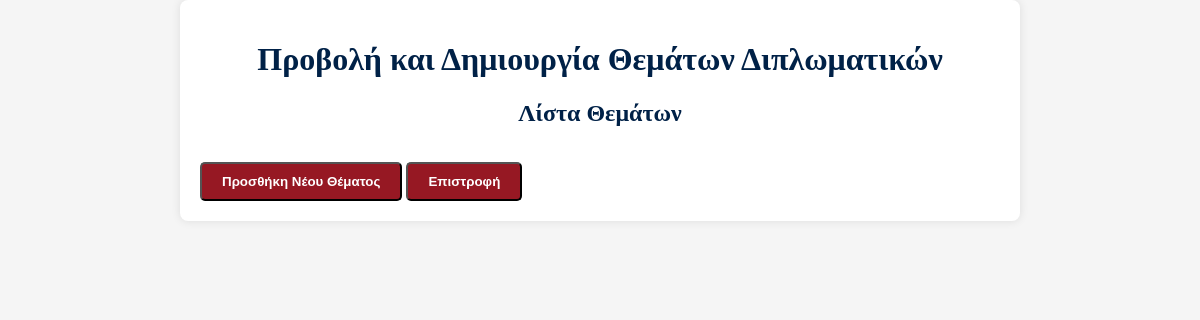
Page /show_dipl.php (signed in) on the earlier database version.
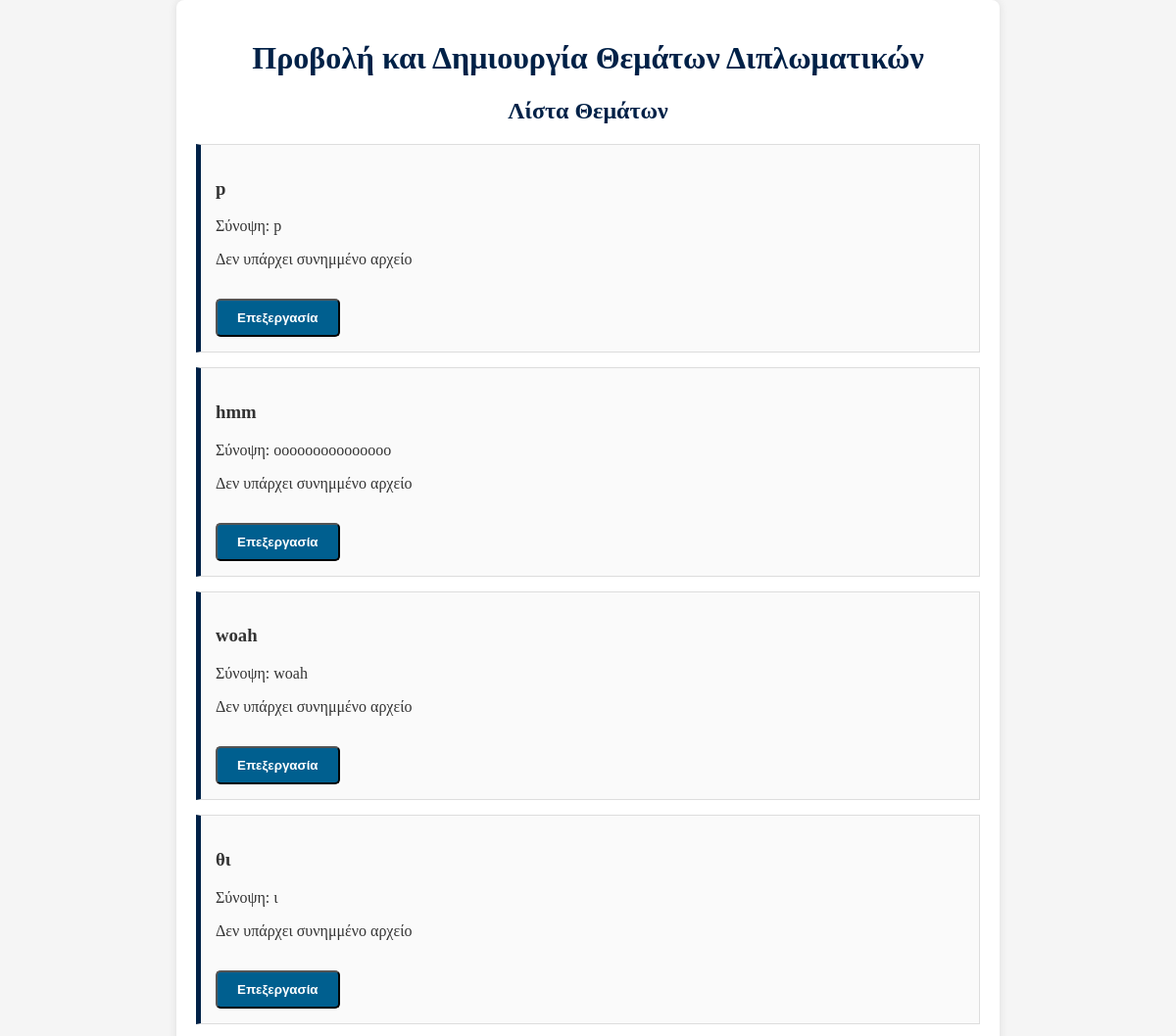
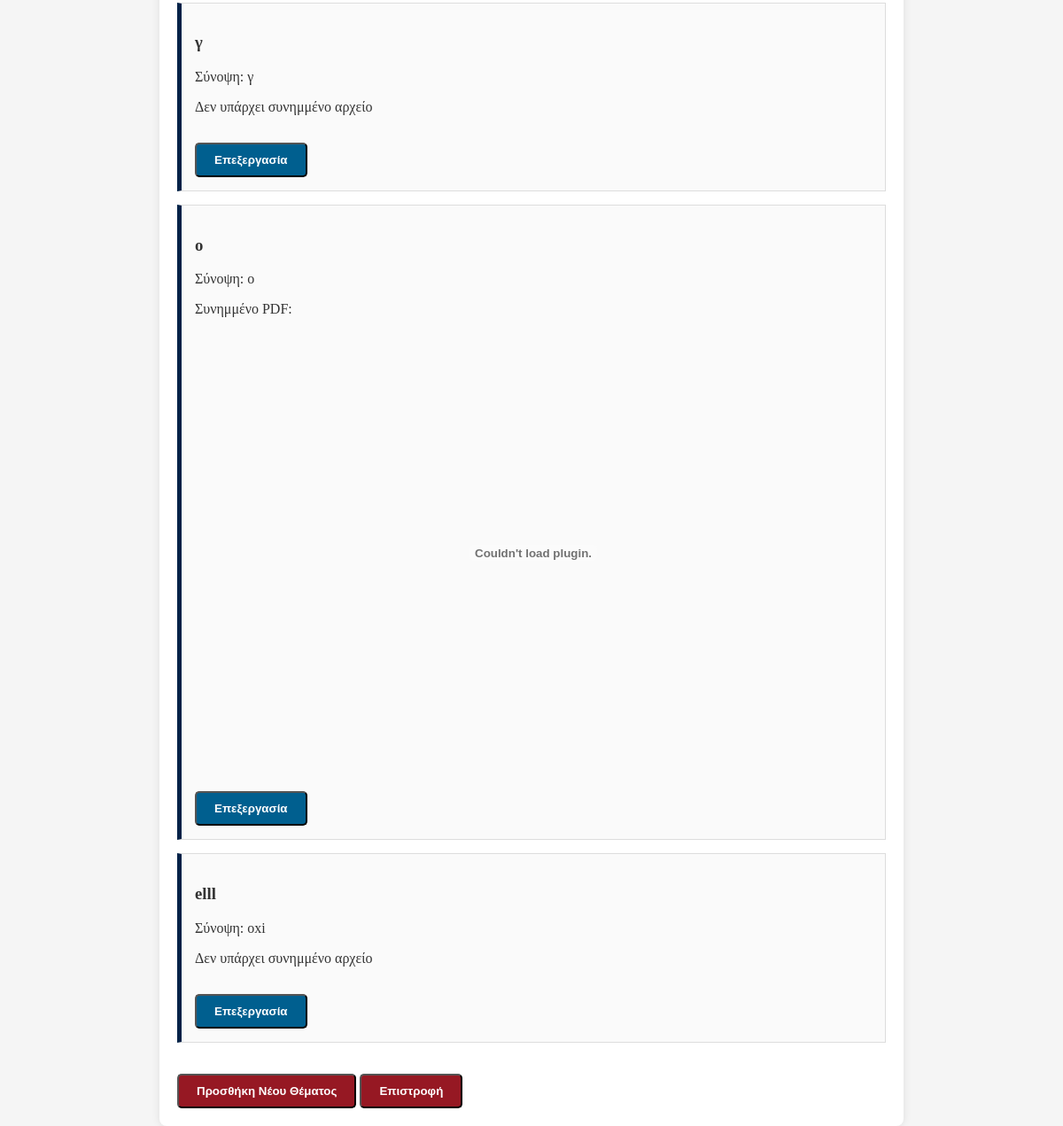
Same page on the later database version (2 pictures, top to bottom).
### tables this page shows
CREATE TABLE `thesis` (
  `thesisID` int(11) NOT NULL,
  `title` varchar(255) NOT NULL,
  `description` text NOT NULL,
  `status` enum('under assignment','active','under review','finalized','withdrawn') NOT NULL,
  `supervisorID` int(11) NOT NULL,
  `member1ID` int(11) DEFAULT NULL,
  `member2ID` int(11) DEFAULT NULL,
  `studentID` int(11) DEFAULT NULL,
  `finalGrade` decimal(2,1) DEFAULT NULL,
  `postedDate` date NOT NULL,
  `assignmentDate` date DEFAULT NULL,
  `completionDate` date DEFAULT NULL,
  `examinationDate` date DEFAULT NULL,
  `withdrawalDate` date DEFAULT NULL,
  `pdf` varchar(50) DEFAULT NULL,
  `withdrawn_comment` enum('from professor','from secretary') DEFAULT NULL,
  `general_assembly` varchar(20) DEFAULT NULL,
  `member1Grade` double(2,1) DEFAULT NULL,
  `member2Grade` double(2,1) DEFAULT NULL,
  `nemertes` varchar(50) DEFAULT NULL
);

### show_dipl.php (the view, shortened to what this page needs)
<?php
include 'access.php';
?>
<!DOCTYPE html>
<html lang="el">
<head>
    <link rel="stylesheet" href="dipl.css">
</head>
<body>
    <div class="container">
        <h1>Προβολή και Δημιουργία Θεμάτων Διπλωματικών</h1>
        <div class="topic-list">
            <h2>Λίστα Θεμάτων</h2>
            <?php
            $query = "SELECT thesisID, title, description, pdf FROM thesis WHERE supervisorID = ? AND status = 'under assignment'";
            $stmt = $con->prepare($query);
            $stmt->bind_param('i', $_SESSION['user_id']);
            $stmt->execute();
            $result = $stmt->get_result();
            if ($result->num_rows > 0) {
                while ($row = $result->fetch_assoc()) {
                    echo '<div class="topic">';
                    echo '<h3>' . htmlspecialchars($row['title']) . '</h3>';
                    echo '<p>Σύνοψη: ' . htmlspecialchars($row['description']) . '</p>';
                    if (!empty($row['pdf'])) {
                        echo '<p>Συνημμένο PDF:</p>';
                        echo '<embed src="uploads/' . htmlspecialchars($row['pdf']) . '" type="application/pdf" width="100%" height="500px" />';
                    } else {
                        echo '<p>Δεν υπάρχει συνημμένο αρχείο</p>';
                    }
                    echo '<button class="edit-topic-button" onclick="openEditModal(' . $row['thesisID'] . ', \'' . htmlspecialchars($row['title']) . '\', \'' . htmlspecialchars($row['description']) . '\')">Επεξεργασία</button>';
                    echo '</div>';
                }
            }
            ?>
        </div>
        <button class="add-topic-button" onclick="openModal()">Προσθήκη Νέου Θέματος</button>
        <button class="add-topic-button" onclick="window.location.href = 'all_thesis.php';">Επιστροφή</button>
    </div>
</body>
</html>

### dipl.css (style rules this page uses)
body { font-family: "Georgia", serif; background-color: #f5f5f5; color: #333; margin: 0; padding: 0; }
.container { max-width: 800px; margin: auto; padding: 20px; background-color: #ffffff; box-shadow: 0 0 10px rgba(0, 0, 0, 0.1); border-radius: 8px; }
h1, h2 { color: #002147; text-align: center; }
.topic-list { margin-bottom: 20px; }
.topic { border: 1px solid #ddd; padding: 15px; margin-bottom: 15px; background-color: #fafafa; border-left: 5px solid #002147; }
.add-topic-button { display: inline-block; padding: 10px 20px; background-color: #961823; color: white; text-decoration: none; border-radius: 5px; font-weight: bold; margin-top: 15px; cursor: pointer; text-align: center; transition: background-color 0.3s; }
.edit-topic-button { display: inline-block; padding: 10px 20px; background-color: #005f8f; color: white; text-decoration: none; border-radius: 5px; font-weight: bold; margin-top: 15px; cursor: pointer; text-align: center; transition: background-color 0.3s; }

Differences in the rows shown:
added thesis: title "p", description "p", pdf "Δεν υπάρχει συνημμένο αρχείο"
added thesis: title "hmm", description "ooooooooooooooo", shows "Δεν υπάρχει συνημμένο αρχείο"
added thesis: title "woah", description "woah", pdf "Δεν υπάρχει συνημμένο αρχείο"
added thesis: title "θι", description "ι", shows "Δεν υπάρχει συνημμένο αρχείο"
added thesis: title "γ", description "γ", pdf "Δεν υπάρχει συνημμένο αρχείο"
added thesis: title "o", description "o"
added thesis: title "elll", description "oxi", pdf "Δεν υπάρχει συνημμένο αρχείο"
